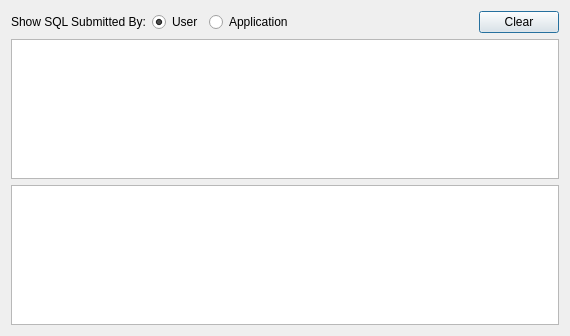
<?xml version="1.0" encoding="UTF-8"?>
<ui version="4.0">
 <class>LogDialog</class>
 <widget class="QDialog" name="LogDialog">
  <property name="geometry">
   <rect>
    <x>0</x>
    <y>0</y>
    <width>570</width>
    <height>336</height>
   </rect>
  </property>
  <property name="windowTitle">
   <string/>
  </property>
  <layout class="QVBoxLayout" name="verticalLayout">
   <item>
    <layout class="QHBoxLayout" name="horizontalLayout">
     <item>
      <widget class="QLabel" name="label">
       <property name="text">
        <string>Show SQL Submitted By:</string>
       </property>
      </widget>
     </item>
     <item>
      <widget class="QRadioButton" name="rdoUser">
       <property name="text">
        <string>User</string>
       </property>
       <property name="checked">
        <bool>true</bool>
       </property>
      </widget>
     </item>
     <item>
      <widget class="QRadioButton" name="rdoApp">
       <property name="text">
        <string>Application</string>
       </property>
      </widget>
     </item>
     <item>
      <spacer name="horizontalSpacer">
       <property name="orientation">
        <enum>Qt::Horizontal</enum>
       </property>
       <property name="sizeHint" stdset="0">
        <size>
         <width>40</width>
         <height>20</height>
        </size>
       </property>
      </spacer>
     </item>
     <item>
      <widget class="QPushButton" name="pushButton">
       <property name="text">
        <string>Clear</string>
       </property>
      </widget>
     </item>
    </layout>
   </item>
   <item>
    <widget class="QListWidget" name="lstUser"/>
   </item>
   <item>
    <widget class="QListWidget" name="lstApp"/>
   </item>
  </layout>
 </widget>
 <resources/>
 <connections>
  <connection>
   <sender>rdoUser</sender>
   <signal>toggled(bool)</signal>
   <receiver>lstUser</receiver>
   <slot>setVisible(bool)</slot>
   <hints>
    <hint type="sourcelabel">
     <x>141</x>
     <y>20</y>
    </hint>
    <hint type="destinationlabel">
     <x>143</x>
     <y>79</y>
    </hint>
   </hints>
  </connection>
  <connection>
   <sender>rdoApp</sender>
   <signal>toggled(bool)</signal>
   <receiver>lstApp</receiver>
   <slot>setVisible(bool)</slot>
   <hints>
    <hint type="sourcelabel">
     <x>229</x>
     <y>22</y>
    </hint>
    <hint type="destinationlabel">
     <x>229</x>
     <y>184</y>
    </hint>
   </hints>
  </connection>
  <connection>
   <sender>pushButton</sender>
   <signal>clicked()</signal>
   <receiver>lstUser</receiver>
   <slot>clear()</slot>
   <hints>
    <hint type="sourcelabel">
     <x>413</x>
     <y>24</y>
    </hint>
    <hint type="destinationlabel">
     <x>397</x>
     <y>62</y>
    </hint>
   </hints>
  </connection>
  <connection>
   <sender>pushButton</sender>
   <signal>clicked()</signal>
   <receiver>lstApp</receiver>
   <slot>clear()</slot>
   <hints>
    <hint type="sourcelabel">
     <x>435</x>
     <y>16</y>
    </hint>
    <hint type="destinationlabel">
     <x>446</x>
     <y>177</y>
    </hint>
   </hints>
  </connection>
 </connections>
</ui>
